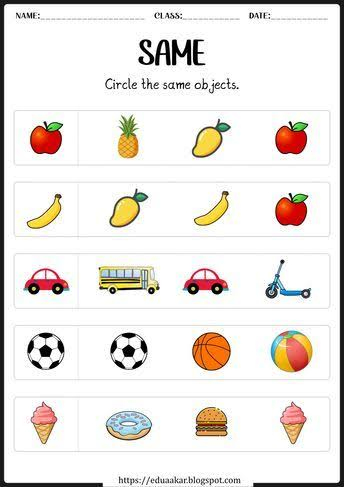
#> input picture 1_OpenCV/5_Template_Matching/multiple_images_in_one_img.jpg, 344 x 487 px
$ python practice_file.py
#> lines starting #> are read from the running program, lines starting #| are printed output that depends on the picture
import cv2
img = cv2.imread("multiple_images_in_one_img.jpg")
#> img is the input picture: shape (487, 344, 3); mean B, G, R 224.8, 229.2, 233.9
img = img[112:163,14:80]
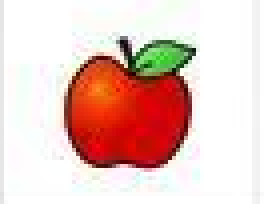
#> img: shape (51, 66, 3) (shown 4 times larger); mean B, G, R 193.2, 200, 231.7

cv2.imwrite("cropped_image_from_multiple_img.jpg",img)
